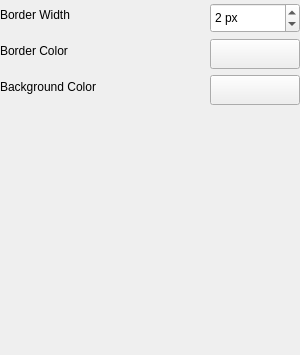
<?xml version="1.0" encoding="UTF-8"?>
<ui version="4.0">
 <class>C_GiSyBoundaryWidget</class>
 <widget class="QWidget" name="C_GiSyBoundaryWidget">
  <property name="geometry">
   <rect>
    <x>0</x>
    <y>0</y>
    <width>300</width>
    <height>355</height>
   </rect>
  </property>
  <property name="sizePolicy">
   <sizepolicy hsizetype="Fixed" vsizetype="Preferred">
    <horstretch>0</horstretch>
    <verstretch>0</verstretch>
   </sizepolicy>
  </property>
  <property name="minimumSize">
   <size>
    <width>300</width>
    <height>0</height>
   </size>
  </property>
  <property name="maximumSize">
   <size>
    <width>300</width>
    <height>16777215</height>
   </size>
  </property>
  <property name="windowTitle">
   <string>Form</string>
  </property>
  <layout class="QGridLayout" name="gridLayout">
   <property name="leftMargin">
    <number>0</number>
   </property>
   <property name="topMargin">
    <number>0</number>
   </property>
   <property name="rightMargin">
    <number>0</number>
   </property>
   <property name="bottomMargin">
    <number>0</number>
   </property>
   <item row="0" column="0">
    <layout class="QVBoxLayout" name="pc_VerticalLayout" stretch="0,0,0,1">
     <item>
      <layout class="QHBoxLayout" name="pc_HorizontalLayout_3" stretch="0,1,0">
       <property name="sizeConstraint">
        <enum>QLayout::SetDefaultConstraint</enum>
       </property>
       <item>
        <widget class="stw::opensyde_gui_elements::C_OgeLabGroupItem" name="pc_LabelWidth">
         <property name="lineWidth">
          <number>1</number>
         </property>
         <property name="text">
          <string>Border Width</string>
         </property>
        </widget>
       </item>
       <item>
        <spacer name="pc_HorizontalSpacer_3">
         <property name="orientation">
          <enum>Qt::Horizontal</enum>
         </property>
         <property name="sizeHint" stdset="0">
          <size>
           <width>40</width>
           <height>20</height>
          </size>
         </property>
        </spacer>
       </item>
       <item>
        <widget class="stw::opensyde_gui_elements::C_OgeSpxNumber" name="pc_SpinBoxWidth">
         <property name="minimumSize">
          <size>
           <width>90</width>
           <height>30</height>
          </size>
         </property>
         <property name="maximumSize">
          <size>
           <width>35</width>
           <height>24</height>
          </size>
         </property>
         <property name="focusPolicy">
          <enum>Qt::StrongFocus</enum>
         </property>
         <property name="suffix">
          <string> px</string>
         </property>
         <property name="value">
          <number>2</number>
         </property>
        </widget>
       </item>
      </layout>
     </item>
     <item>
      <layout class="QHBoxLayout" name="pc_HorizontalLayout">
       <item>
        <widget class="stw::opensyde_gui_elements::C_OgeLabGroupItem" name="pc_LabelBorderColor">
         <property name="text">
          <string>Border Color</string>
         </property>
        </widget>
       </item>
       <item>
        <spacer name="horizontalSpacer">
         <property name="orientation">
          <enum>Qt::Horizontal</enum>
         </property>
         <property name="sizeHint" stdset="0">
          <size>
           <width>40</width>
           <height>20</height>
          </size>
         </property>
        </spacer>
       </item>
       <item>
        <widget class="stw::opensyde_gui_elements::C_OgePubColorOnly" name="pc_BushButtonBorderColor">
         <property name="sizePolicy">
          <sizepolicy hsizetype="Fixed" vsizetype="Fixed">
           <horstretch>0</horstretch>
           <verstretch>0</verstretch>
          </sizepolicy>
         </property>
         <property name="minimumSize">
          <size>
           <width>90</width>
           <height>30</height>
          </size>
         </property>
         <property name="maximumSize">
          <size>
           <width>60</width>
           <height>24</height>
          </size>
         </property>
         <property name="text">
          <string/>
         </property>
        </widget>
       </item>
      </layout>
     </item>
     <item>
      <layout class="QHBoxLayout" name="pc_HorizontalLayout_2">
       <item>
        <widget class="stw::opensyde_gui_elements::C_OgeLabGroupItem" name="pc_LabelBackgroundColor">
         <property name="text">
          <string>Background Color</string>
         </property>
        </widget>
       </item>
       <item>
        <spacer name="pc_HorizontalSpacer_2">
         <property name="orientation">
          <enum>Qt::Horizontal</enum>
         </property>
         <property name="sizeHint" stdset="0">
          <size>
           <width>40</width>
           <height>20</height>
          </size>
         </property>
        </spacer>
       </item>
       <item>
        <widget class="stw::opensyde_gui_elements::C_OgePubColorOnly" name="pc_BushButtonBackgroundColor">
         <property name="sizePolicy">
          <sizepolicy hsizetype="Fixed" vsizetype="Fixed">
           <horstretch>0</horstretch>
           <verstretch>0</verstretch>
          </sizepolicy>
         </property>
         <property name="minimumSize">
          <size>
           <width>90</width>
           <height>30</height>
          </size>
         </property>
         <property name="maximumSize">
          <size>
           <width>60</width>
           <height>24</height>
          </size>
         </property>
         <property name="text">
          <string/>
         </property>
        </widget>
       </item>
      </layout>
     </item>
     <item>
      <spacer name="pc_VerticalSpacer">
       <property name="orientation">
        <enum>Qt::Vertical</enum>
       </property>
       <property name="sizeHint" stdset="0">
        <size>
         <width>20</width>
         <height>40</height>
        </size>
       </property>
      </spacer>
     </item>
    </layout>
   </item>
  </layout>
 </widget>
 <customwidgets>
  <customwidget>
   <class>stw::opensyde_gui_elements::C_OgeLabGroupItem</class>
   <extends>QLabel</extends>
   <header>C_OgeLabGroupItem.hpp</header>
  </customwidget>
  <customwidget>
   <class>stw::opensyde_gui_elements::C_OgeSpxNumber</class>
   <extends>QSpinBox</extends>
   <header>C_OgeSpxNumber.hpp</header>
  </customwidget>
  <customwidget>
   <class>stw::opensyde_gui_elements::C_OgePubColorOnly</class>
   <extends>QPushButton</extends>
   <header>C_OgePubColorOnly.hpp</header>
  </customwidget>
 </customwidgets>
 <resources/>
 <connections/>
</ui>
